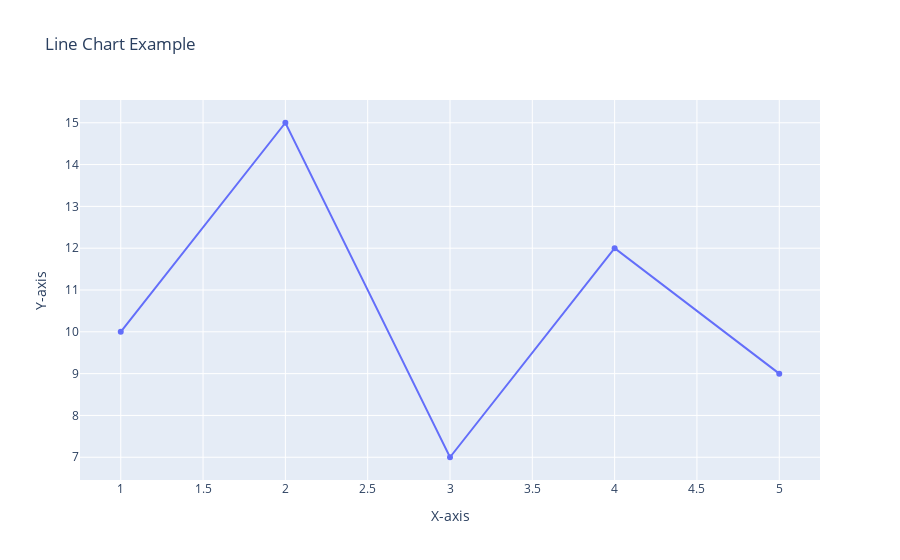

Notebook cell for this chart:
### Markdown cell above
### plotly

### Code cell
# Create the plot
fig = go.Figure(data=go.Scatter(x=x, y=y))

# Set labels and title
fig.update_layout(title='Line Chart Example', xaxis_title='X-axis', yaxis_title='Y-axis')

# Display the plot
fig.show()

### Figure 1 — Plotly figure (JSON) as saved in the notebook; plotly's stock layout.template omitted (floating-point values rounded to 4 significant figures)
{"data": [{"type": "scatter", "x": [1, 2, 3, 4, 5], "y": [10, 15, 7, 12, 9]}], "layout": {"title": {"text": "Line Chart Example"}, "xaxis": {"title": {"text": "X-axis"}}, "yaxis": {"title": {"text": "Y-axis"}}}}
